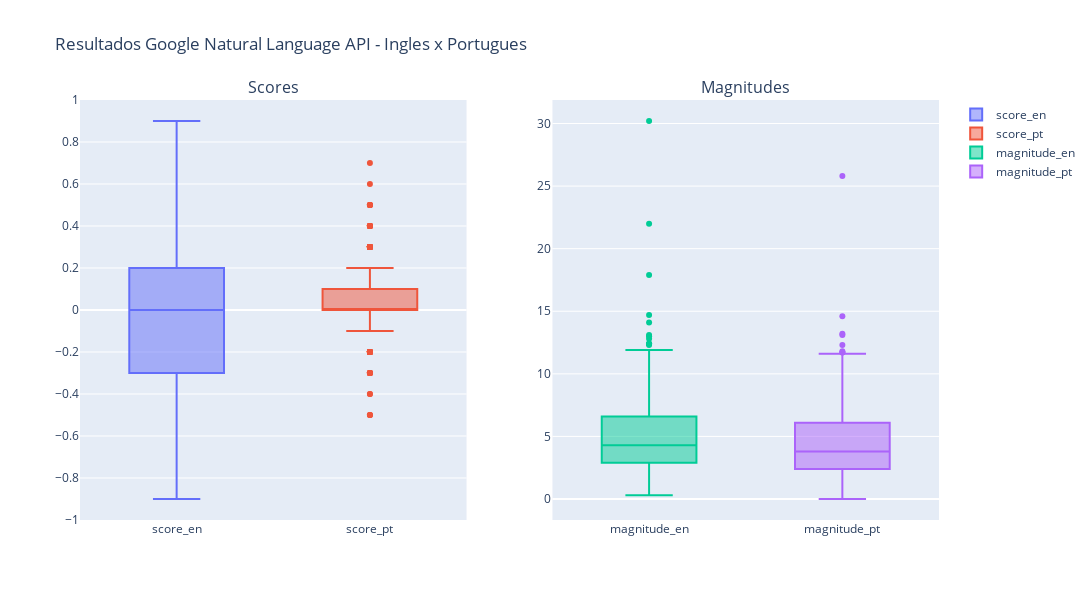

This figure's notebook cell:
### Markdown cell above
## Avaliando os Resultados

A análise de sentimento da API de Natural Language do Google tenta determinar a atitude geral do documento e é representada por valores numéricos score e magnitude.

Para classificar corretamente o sentimento de textos, é necessário interpretar esses dois valores. Enquanto o score representa o sentimento geral do conteúdo (positivo ou negativo), a magnitude indica o conteúdo emocional presente nele, e esse valor é segundo a GOOGLE geralmente proporcional ao tamanho do documento. Resumidamente:
- Score: indica o range do sentimento, onde -1.0 representa o limite de um sentimento negativo e 1.0 o limite de um sentimento positivo.
- Magnitude: Indica a força geral da emoção classificada no score. Diferente do score, a magnitude não é normalizada e varia entre os intervalos de 0.0 e +inf.

### Code cell
#import plotly.io as pio
import chart_studio
# Plotando Boxplot
y1 = amostra.score_en
y2 = amostra.score_pt
y3 = amostra.magnitude_en
y4 = amostra.magnitude_pt

fig1 = make_subplots(rows=1, cols=2, subplot_titles=("Scores", "Magnitudes"))

fig1.add_trace(go.Box(y=y1, name='score_en'), row=1, col=1)
fig1.add_trace(go.Box(y=y2, name='score_pt'), row=1, col=1)
fig1.add_trace(go.Box(y=y3, name='magnitude_en'), row=1, col=2)
fig1.add_trace(go.Box(y=y4, name='magnitude_pt'), row=1, col=2)

fig1.update_layout(height=600, width=1800, title_text="Resultados Google Natural Language API - Ingles x Portugues", title_x =0.05)
fig1.show()

#pio.write_html(fig, file='boxplot.html', auto_open=True)

### Figure 1 — Plotly figure (JSON) as saved in the notebook; plotly's stock layout.template omitted (floating-point values rounded to 4 significant figures; data arrays with more than 128 entries replaced by an {"elided": "..."} marker saying what was removed)
{"data": [{"name": "score_en", "type": "box", "xaxis": "x", "y": {"elided": "381 float values"}, "yaxis": "y"}, {"name": "score_pt", "type": "box", "xaxis": "x", "y": {"elided": "381 float values"}, "yaxis": "y"}, {"name": "magnitude_en", "type": "box", "xaxis": "x2", "y": {"elided": "381 float values"}, "yaxis": "y2"}, {"name": "magnitude_pt", "type": "box", "xaxis": "x2", "y": {"elided": "381 float values"}, "yaxis": "y2"}], "layout": {"annotations": [{"font": {"size": 16}, "showarrow": false, "text": "Scores", "x": 0.225, "xanchor": "center", "xref": "paper", "y": 1, "yanchor": "bottom", "yref": "paper"}, {"font": {"size": 16}, "showarrow": false, "text": "Magnitudes", "x": 0.775, "xanchor": "center", "xref": "paper", "y": 1, "yanchor": "bottom", "yref": "paper"}], "height": 600, "title": {"text": "Resultados Google Natural Language API - Ingles x Portugues", "x": 0.05}, "width": 1800, "xaxis": {"anchor": "y", "autorange": true, "domain": [0, 0.45], "range": [-0.5, 1.5], "type": "category"}, "xaxis2": {"anchor": "y2", "autorange": true, "domain": [0.55, 1], "range": [-0.5, 1.5], "type": "category"}, "yaxis": {"anchor": "x", "autorange": true, "domain": [0, 1], "range": [-1.0, 1.0], "type": "linear"}, "yaxis2": {"anchor": "x2", "autorange": true, "domain": [0, 1], "range": [-1.678, 31.88], "type": "linear"}}}
